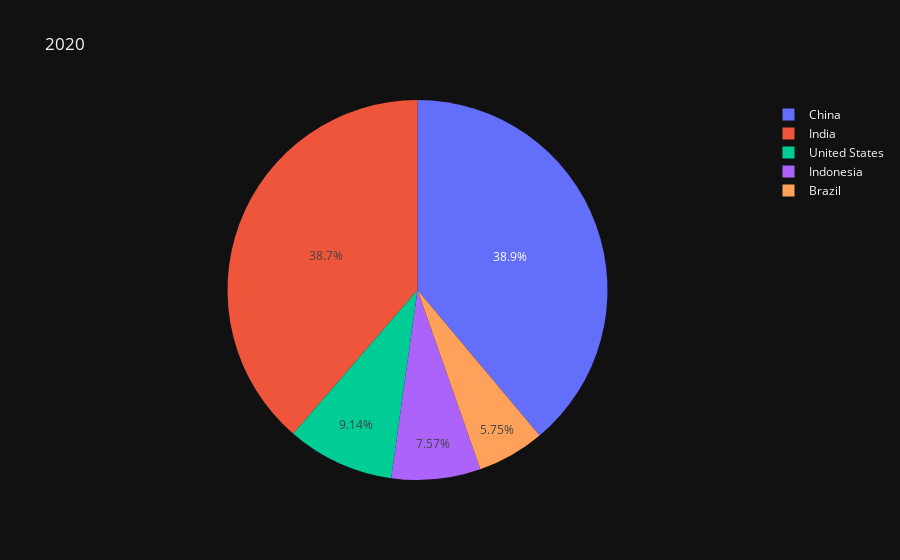

Source (notebook cell):
### Code cell
fig = px.pie(df_pivot_2020, values='2020',names='Country Name',title='2020')
fig.update_traces(textinfo='percent', textposition='inside')
fig.show()

### Figure 1 — Plotly figure (JSON) as saved in the notebook; plotly's stock layout.template omitted (floating-point values rounded to 4 significant figures)
{"data": [{"domain": {"x": [0, 1], "y": [0, 1]}, "hovertemplate": "Country Name=%{label}<br>2020=%{value}<extra></extra>", "labels": ["United States", "India", "China", "Indonesia", "Brazil"], "legendgroup": "", "name": "", "showlegend": true, "textinfo": "percent", "textposition": "inside", "type": "pie", "values": [331500000.0, 1403000000.0, 1411000000.0, 274800000.0, 208700000.0]}], "layout": {"legend": {"tracegroupgap": 0}, "title": {"text": "2020"}}}
